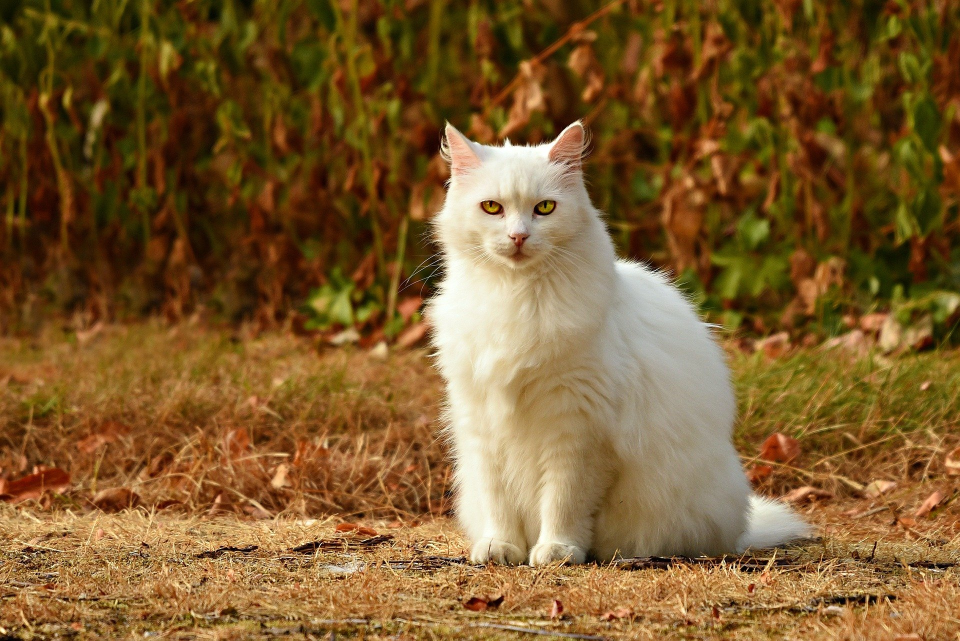
#> input picture basic/image-processing/code/ex-1/cat.jpg, 1920 x 1281 px (shown at 1/2 size)
$ python threshold.py
#> lines starting #> are read from the running program, lines starting #| are printed output that depends on the picture; after the words box and inside, x2 and y2 are one past the last pixel; in counts of white or black regions, pixels touching at a corner belong together
from PIL import Image, ImageFilter
filename_cat = "cat.jpg"

with Image.open(filename_cat) as img_cat:
#> img_cat is the input picture: PIL image 1920x1281 RGB; mean R, G, B 125.2, 92, 46.5
    img_cat.load()


img_cat = img_cat.crop((800, 0, 1650, 1281))
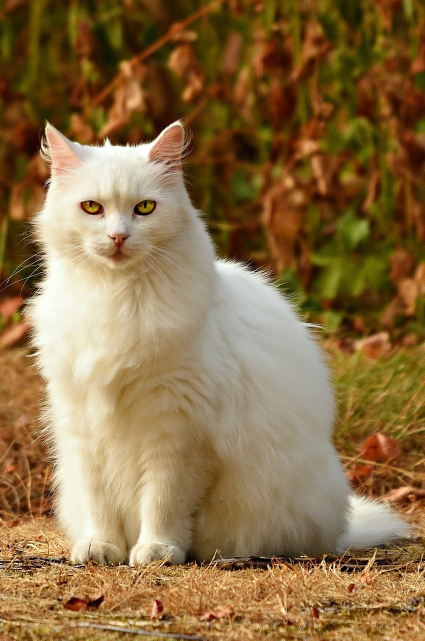
#> img_cat: PIL image 850x1281 RGB (shown at 1/2 size); mean R, G, B 140.3, 111.6, 69.9
img_cat.show()


img_cat_gray = img_cat.convert("L")
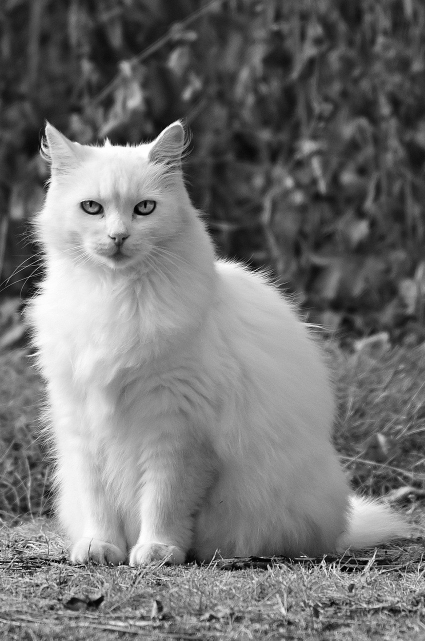
#> img_cat_gray: PIL image 850x1281 L (shown at 1/2 size); min 0, max 255, mean 115.4
# img_cat_gray.show()
threshold = 100
img_cat_threshold = img_cat_gray.point(
    lambda x: 255 if x > threshold else 0
)
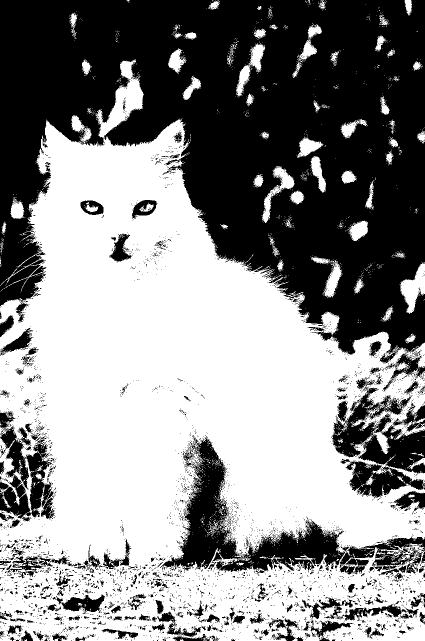
#> img_cat_threshold: PIL image 850x1281 L (shown at 1/2 size); 54.5% white; 4023 black regions (3772 under 20 px), largest, box (x1, y1, x2, y2) and area: (0, 0, 850, 783) 384104, (320, 871, 699, 1145) 28119, (662, 773, 850, 947) 14504
# img_cat_threshold.show()

# erosion operation removes the pixels from the object boundaries.
def erode(cycles, image):
#> called with cycles = 12
    for _ in range(cycles):
        image = image.filter(ImageFilter.MinFilter(3))
#> image: PIL image 850x1281 L; 26.2% white; 19 white regions (9 under 20 px), largest, box (x1, y1, x2, y2) and area: (62, 275, 805, 1117) 283693, (0, 756, 29, 773) 340, (817, 1265, 850, 1281) 320
    return image

# dilation operation adds pixels to the boundaries of the object in an image
def dilate(cycles, image):
#> called with cycles = 55
    for _ in range(cycles):
        image = image.filter(ImageFilter.MaxFilter(3))
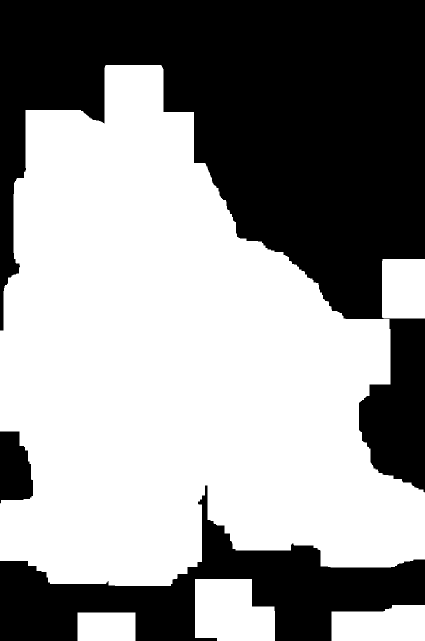
#> image: PIL image 850x1281 L (shown at 1/2 size); 57.6% white; 3 black regions, box (x1, y1, x2, y2) and area: (0, 0, 850, 985) 360670, (0, 971, 850, 1281) 93442, (0, 863, 66, 1007) 7677
    return image


# find a cat
step_1 = erode(12, img_cat_threshold)
# step_1.show()
step_2 = dilate(55, step_1)
# step_2.show()
cat_mask = erode(55, step_2)
#> call 2 of erode, with cycles = 55
#> after the loop in erode (call 2), `for _ in range(cycles):`:
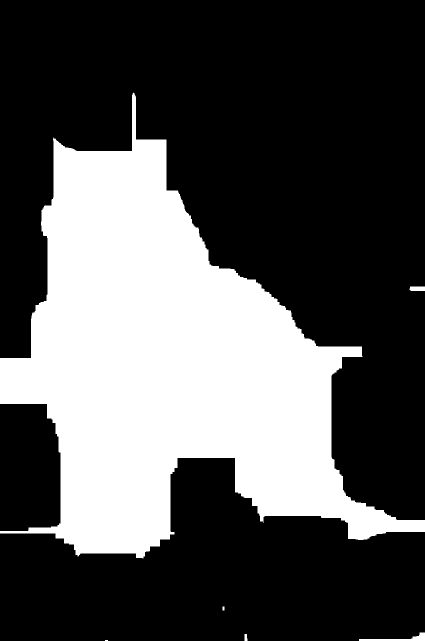
#> image: PIL image 850x1281 L (shown at 1/2 size); 32.5% white; 6 white regions (1 under 20 px), largest, box (x1, y1, x2, y2) and area: (0, 185, 850, 1117) 352448, (718, 1265, 850, 1281) 620, (819, 573, 850, 582) 271, (489, 1268, 495, 1281) 69, (445, 1213, 449, 1221) 32
# cat_mask.show()
cat_mask = cat_mask.convert("L")
cat_mask = cat_mask.filter(ImageFilter.BoxBlur(10))
# cat_mask.show()
blank = img_cat.point(lambda _: 0)
#> blank: PIL image 850x1281 RGB; every value is 0
cat_segmented = Image.composite(img_cat, blank, cat_mask)
cat_segmented.show()


# Add the cat into other image
filename_monastery = "monastery.jpg"
with Image.open(filename_monastery) as img_monastery:
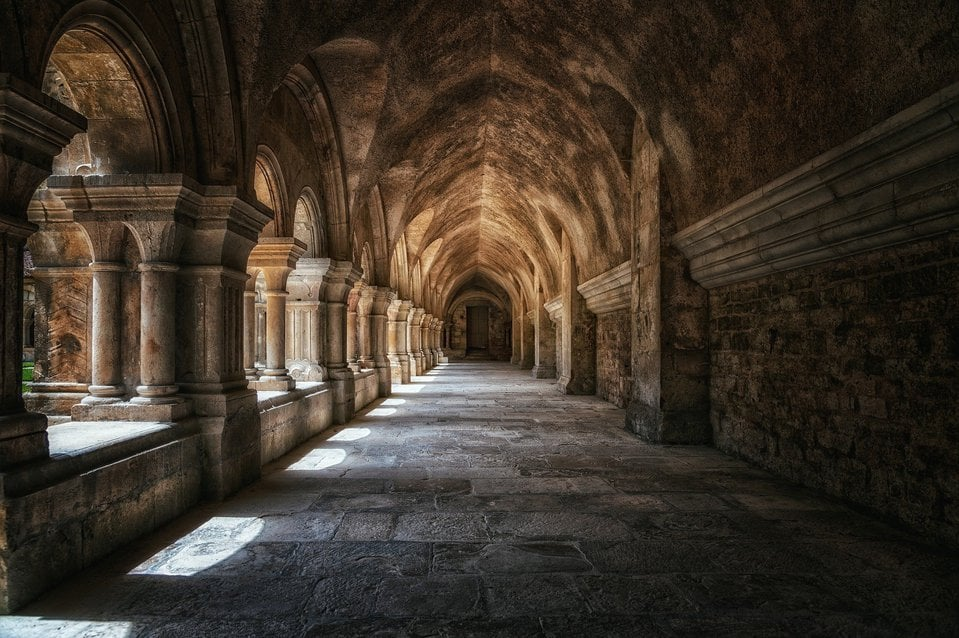
#> input picture basic/image-processing/code/ex-1/monastery.jpg, 959 x 638 px
#> img_monastery is the input picture: PIL image 959x638 RGB; mean R, G, B 62.7, 52.9, 42
    img_monastery.load()

print('img_monastery', img_monastery.size)
#| img_monastery (959, 638)
img_monastery.paste(
    img_cat.resize((img_cat.width // 5, img_cat.height // 5)),
    (600, 400),
    cat_mask.resize((cat_mask.width // 5, cat_mask.height // 5)),
)
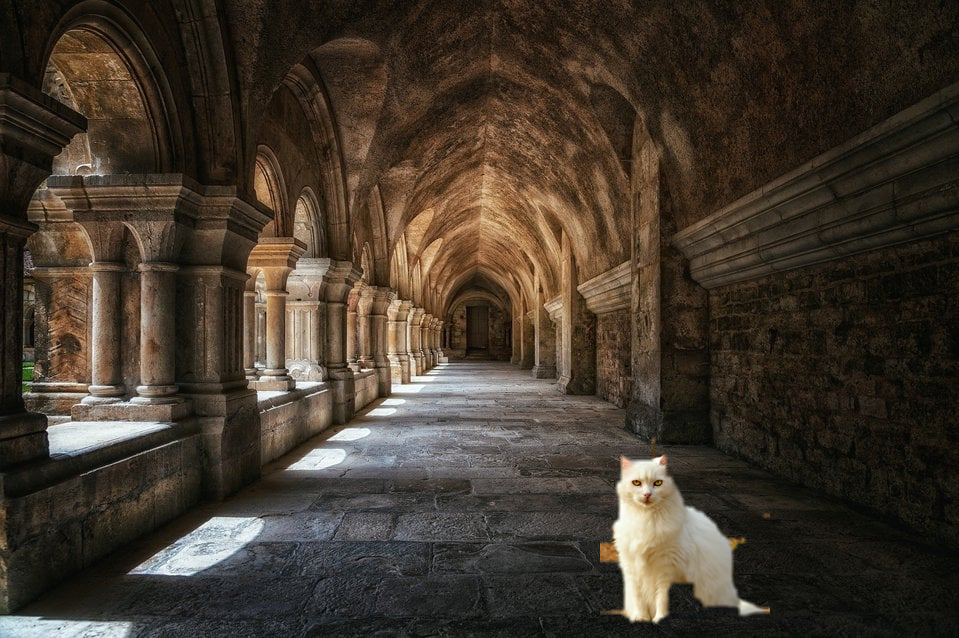
#> img_monastery: PIL image 959x638 RGB; mean R, G, B 66.2, 56, 44.6
img_monastery.show()
